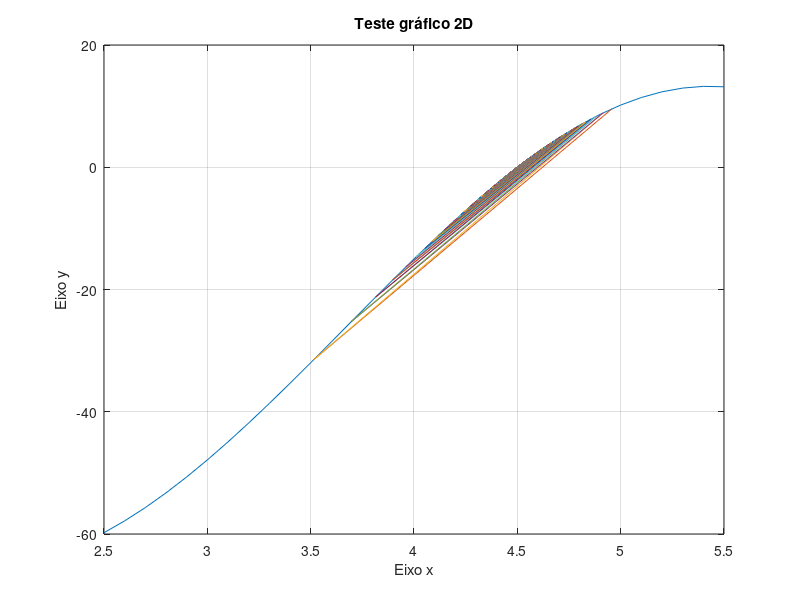

The MATLAB script that drew this image:
function List1Exercise9()
 # inicializando os valores
 xI  = 2.5;
 xU  = 5.5;
 eA = 0.1;
 cont = 0;
 max = 1000;
 tolerancia = 1 * 10^-5;
 #chamada da funcao que lida com tudo
 [dadosX, dadosY] = calculaValores(xI, xU, eA, cont, max, tolerancia);
 #printf("Valor de x: %0.5f", x);
 #printf("Valor de y: %0.5f", y);
 plotaGrafico(dadosX, dadosY);

end
# calcula a funcao dada
function y = f(x)
  y = sin(x/2) .* (x - 9/2) .* (x + 29);
end
# calcula a raiz com o metodo
 function xr = metodoDaFalsaPosicao(xI, xU)
  fxI = f(xI);
  fxU = f(xU);
  xr = xU - (fxU * (xI - xU)) / (fxI - fxU);
 end

# calcula o erro
function eA = calculaEpsilon(xrNovo, xrVelho)
 eA = abs((xrNovo - xrVelho) / xrNovo) * 100;
end

# calcula os valores extraidos
function [dadosX, dadosY] = calculaValores(xI, xU, eA, cont, max, tolerancia)
  xR = 0;
  dadosX = [];
  dadosY = [];
  while  eA > tolerancia && cont < max
    cont = cont + 1;
    xrVelho = xR;
    fxI = f(xI);
    fxU = f(xU);
    xR  = metodoDaFalsaPosicao(xI, xU);
    fxR = f(xR);
    dadosX(end + 1) = xR;
    dadosY(end + 1) = fxR;
    if fxI * fxR < 0
     xI = xR;
    else
     xU = xR;
    endif
    eA = calculaEpsilon(xR, xrVelho);
   end
    x   = xR;
    y   = fxR;
    quant = cont;
 end


 function grafico = plotaGrafico(dadosX, dadosY)

    x = 2.5:0.1:5.5;
    plot(x, f(x));
    xlabel("Eixo x");
    ylabel("Eixo y");
    grid on;
    title("Teste gráfico 2D");
    hold on;
    for i = 2:length(dadosX)
        plot(dadosX(i-1:i), dadosY(i-1:i));
        pause(0.1);
    end


 endfunction
